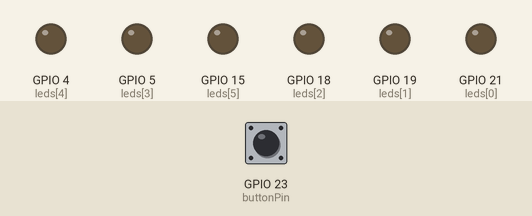
The sketch below on a simulated ESP32. Parts: output pins drawn as LEDs (lit = HIGH). Dashed ring = blinking. Inputs (shaded band) come from the test bench; at power-on: GPIO 23 (buttonPin) HIGH. Random numbers use the default seed unless the sketch sets one.

Above: at 1.2 s.
1.3 s: GPIO 23 (buttonPin) pulled LOW for 0.15 s
At 1.42 s:
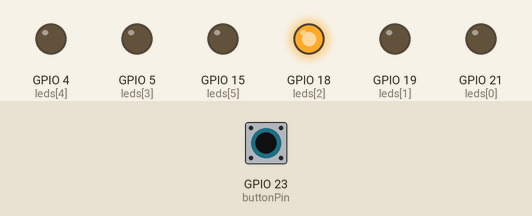
At 3.87 s:
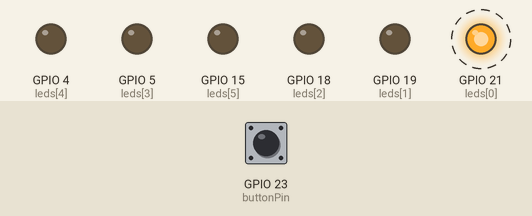
4.3 s: GPIO 23 (buttonPin) pulled LOW for 1 s
6.8 s: GPIO 23 (buttonPin) pulled LOW for 3.2 s
At 6.92 s:
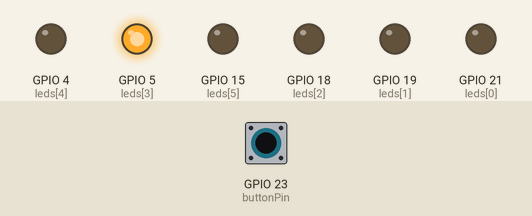
Timing chart, 0 to 17.5 s (numbered marks = the images above; inputs shaded):
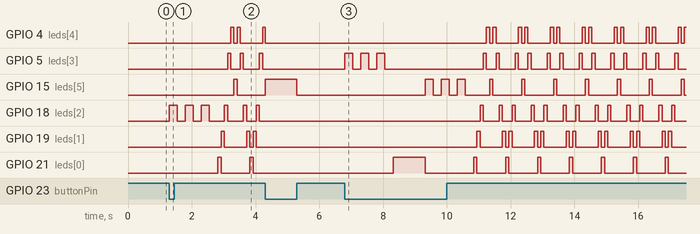

Measured:
- after the input at 1.3 s, GPIO 4 (leds[4]): goes HIGH 0.10 s, LOW 0.10 s, HIGH 0.10 s, LOW 0.70 s, then HIGH, starting after 1.9 s; GPIO 5 (leds[3]): goes HIGH 0.10 s, LOW 0.30 s, HIGH 0.10 s, LOW 0.50 s, HIGH 0.10 s, then LOW, starting after 1.8 s
- after the input at 6.8 s, GPIO 4 (leds[4]): LOW → HIGH after 4.4 s, then repeats every 1.0 s: LOW 0.10 s, HIGH 0.10 s, LOW 0.70 s, HIGH 0.10 s; GPIO 5 (leds[3]): LOW → HIGH at once, → LOW 0.25 s later, → HIGH 0.25 s later, → LOW 0.25 s later, … (32 changes in this stretch)

The sketch:

reaction_game.ino
```cpp
int leds[6] = {21, 19, 18, 5, 4, 15};

bool gameRunning = false;
bool goingUp = true;
const int buttonPin = 23;
int buttonState = LOW;
bool animation = true;
int currentLed = 0;
unsigned long lastStep = 0;
const int stepTime = 100;
int chosenLed = 0;

void setup() {
  for (int i = 0; i < 6; i++) {
    pinMode(leds[i], OUTPUT);
  }
  pinMode(buttonPin, INPUT_PULLUP);
  randomSeed(analogRead(34));
}

int chooseLed() {
  int chosen = leds[random(0,6)];
  for (int i = 0; i<3; i++) {
    digitalWrite(chosen, HIGH);
    delay(250);
    digitalWrite(chosen, LOW);
    delay(250);
  }
  return chosen;
}

void allOff() {
  for (int i = 0; i < 6; i++)  {
    digitalWrite(leds[i], LOW);
  }
}

void allLeds(int val) {
  for (int i = 0; i < 6; i++) {
    digitalWrite(leds[i], val);
  }
}

void moveLight() {
  if(millis() - lastStep >= stepTime) {
    allOff();
    digitalWrite(leds[currentLed], HIGH);

    if (goingUp) {
      currentLed++;
    } else {
      currentLed--;
    }

    if (currentLed < 0) {
      currentLed = 1;
      goingUp = true;
    } else if (currentLed >= 6) {
      currentLed = 4;
      goingUp = false;
    }
    lastStep = millis();
  }
}

void loop() {
  buttonState = digitalRead(buttonPin);
  if (gameRunning) {
    if (buttonState == LOW) {
      animation = false;
    }
    if (animation) {
      moveLight();
    } else {
      allOff();
      if (leds[currentLed] == chosenLed) {
        allLeds(HIGH);
      } else {
        digitalWrite(leds[currentLed], HIGH);
      }
      delay(1000);
      allOff();
      gameRunning = false;
      currentLed = 0;
    }
  } else {
    if (buttonState == LOW) {
      chosenLed = chooseLed();
      gameRunning = true;
      animation = true;
      delay(20);
    }
  }
}
```
